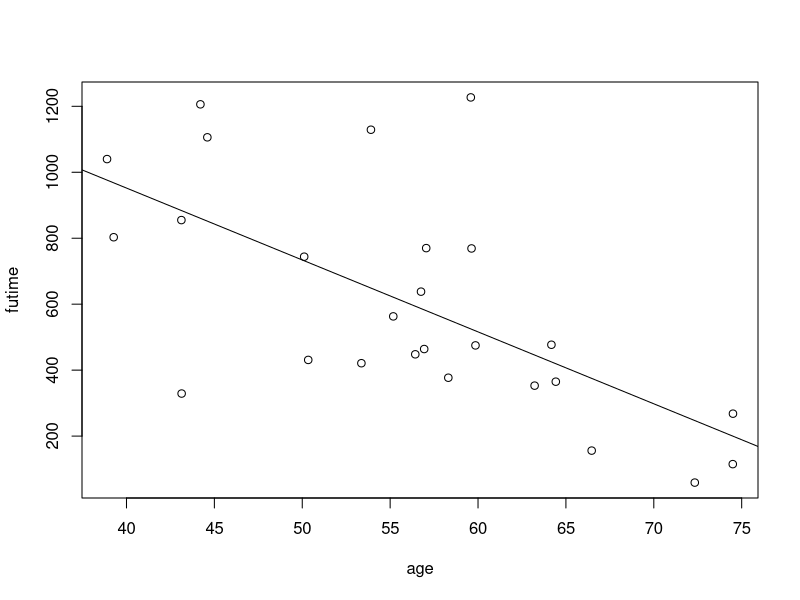

This chart was generated by the following R code:
## ---- chunk 1
library(survival)
data(ovarian)
head(ovarian)
## ---- chunk 2
#vemos la correlación que hay entre las variables
cor(x=ovarian, method="pearson")
## ---- chunk 3
#calculamos el coeficiente de correlación entre estas dos variables
cor(ovarian[,c("age","futime")], use = "complete")
## ---- chunk 4
#Generamos el modelo lineal correspondiente a la estimación por mínimos cuadrados
regre_lineal1 <- lm(futime~age, data=ovarian)
summary(regre_lineal1)
## ---- chunk 5
lm(formula = futime ~ age, data = ovarian)
## ---- chunk 6
#Realizamos la recta de minimos cuadrados
plot(ovarian$age, ovarian$futime, xlab="age", ylab="futime")
abline(regre_lineal1)
## ---- chunk 7
#vemos la correlación que hay entre las variables
cor(x=ovarian, method="pearson")
## ---- chunk 8
#Generamos el modelo de regrasión múltiple
mrm_ovarian <- lm(ovarian$futime
                  ~ovarian$fustat+ovarian$age+ovarian$resid.ds+ovarian$rx+
                    ovarian$ecog.ps,data=ovarian)
summary(mrm_ovarian)
## ---- chunk 9
step(object=mrm_ovarian, direction = "both", trace=1)
## ---- chunk 10
#Ejecutamos de nuevo el modelo
mrm_ovarian_predictores <- (lm(formula=ovarian$futime~ovarian$fustat+                                             ovarian$age+ovarian$rx+ovarian$ecog.ps, 
                               data = ovarian))
summary(mrm_ovarian_predictores)
